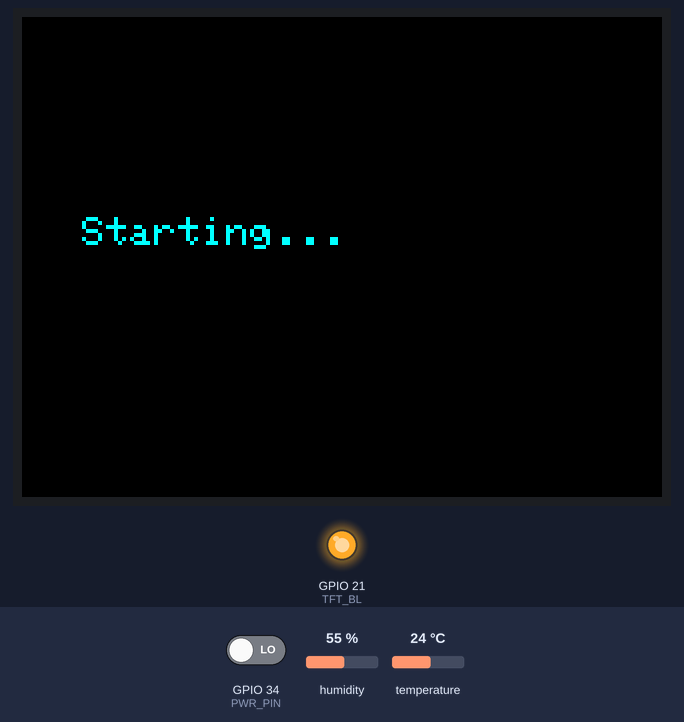
This sketch was run on a simulated ESP32. Shown: 320×240 colour display, output pins drawn as LEDs (lit = HIGH). The inputs (shaded band) are chosen by the test bench; at power-on: GPIO 34 (PWR_PIN) LOW, humidity 55 %, temperature 24 °C. WiFi joins after 1.5 s; servers stay silent unless stated; uploads are accepted with an empty reply; what the sketch prints to the serial monitor is not drawn.

Above: at 0.8 s.
3.9 s: GPIO 34 (PWR_PIN) driven HIGH
At 8.1 s:
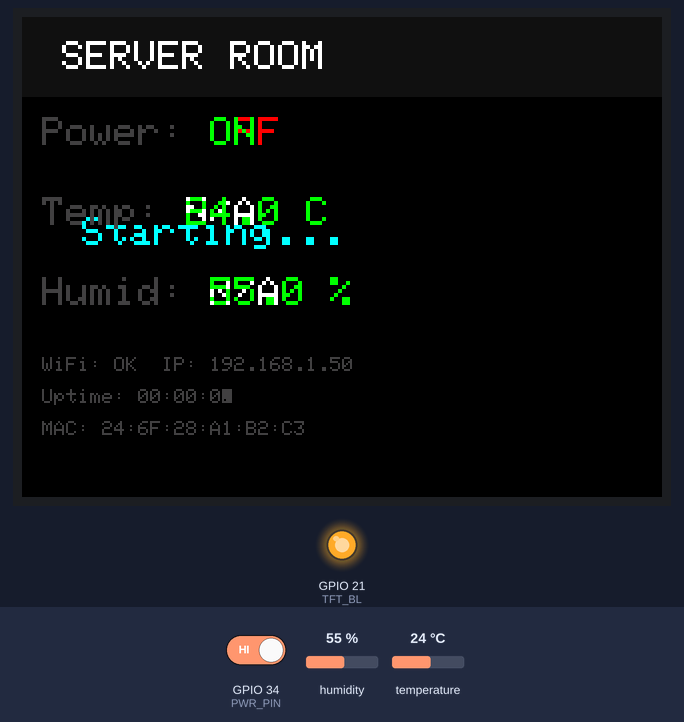
10.7 s: humidity set to 22 %
At 16.7 s:
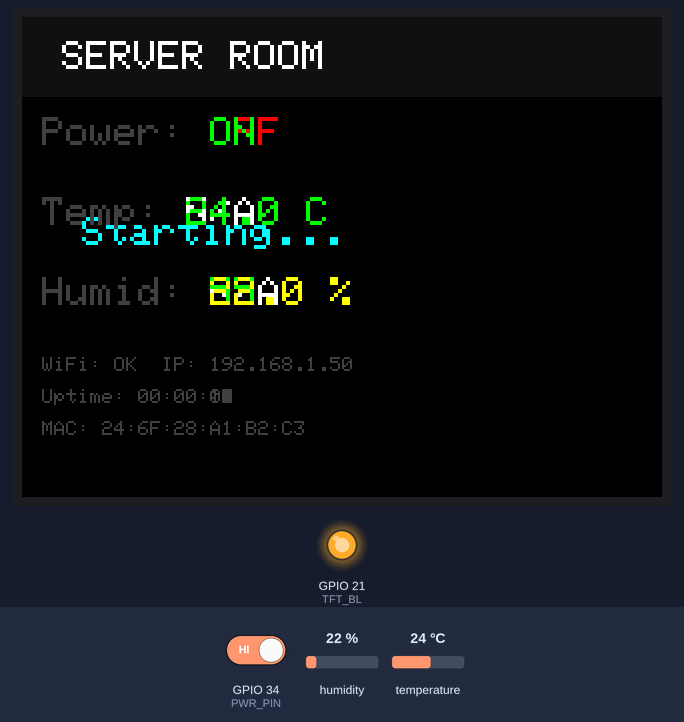
22.5 s: temperature set to 41 °C
At 26.0 s:
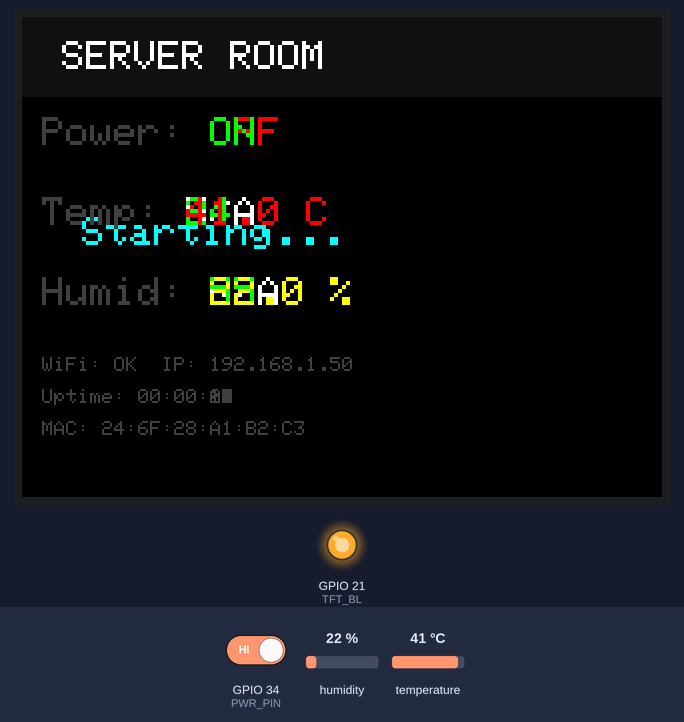
34.3 s: humidity set to 88 %
At 36.5 s:
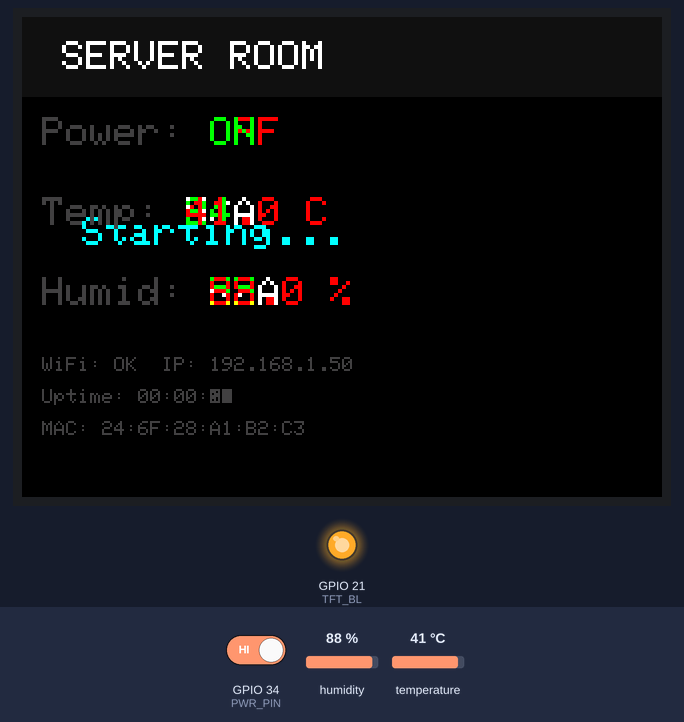
43.9 s: temperature set to 10.4 °C
At 45.8 s:
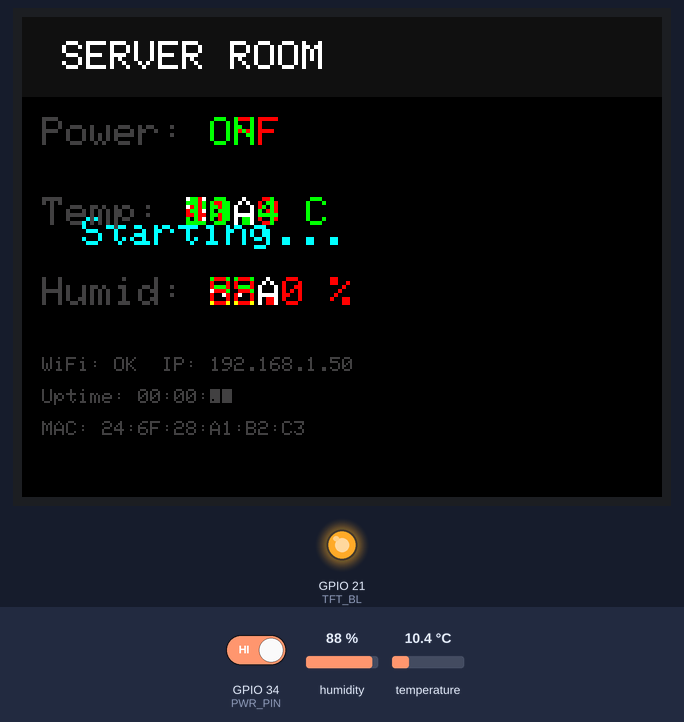
50.6 s: temperature set to 9.5 °C
At 56.3 s:
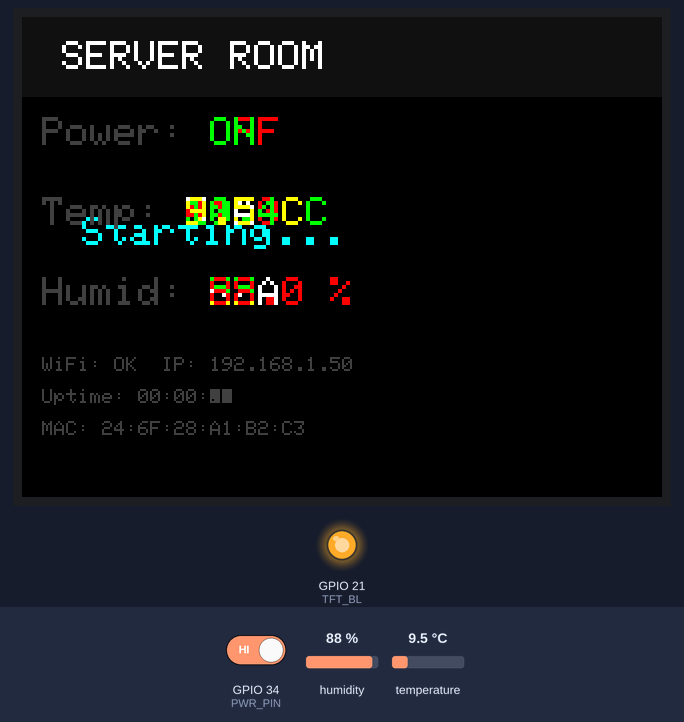
Timing chart, 0 to 57.8 s (numbered marks = the images above; inputs shaded):
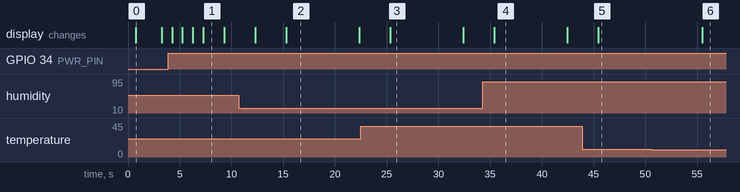

Measured:
- the behaviour switches between 10 and 9.9 °C on temperature (found by bisection; images 5 and 6)
- after the input at 3.9 s, the display: first differs from a run without the input after 1.4 s (image 1 shows a later state)
- after the input at 10.7 s, the display: first differs from a run without the input after 4.6 s (image 2)
- after the input at 22.5 s, the display: changes after 2.9 s (image 3)
- after the input at 34.3 s, the display: changes after 1.1 s (image 4)
- after the input at 43.9 s, the display: changes after 1.5 s (image 5)
- after the input at 50.6 s, the display: changes after 4.9 s (image 6)

The sketch:

sketch_aug26a.ino
```cpp
/*
 * Server Room Monitor — ESP32-243S028 (CYD)
 * Arduino IDE — แสดงผลภาษาไทย
 */

#include <WiFi.h>
#include <HTTPClient.h>
#include <ArduinoJson.h>
#include <SPI.h>
#include <Adafruit_GFX.h>
#include <Adafruit_ILI9341.h>
#include <DHT.h>

// ============================================================
//  WiFi
// ============================================================
#define WIFI_SSID       "Thanyarak"
#define WIFI_PASSWORD   "111111"
// Uncomment ถ้า WiFi ใช้ Enterprise
// #define WIFI_ENTERPRISE
#define WIFI_USERNAME   "mdtc123"

// ============================================================
//  Firebase
// ============================================================
#define FIREBASE_HOST   "server-room-28b3a-default-rtdb"
#define FIREBASE_AUTH   "v12Ey1pJmts1wkpnSdVfC5B09sJY092huJ2QW9Wb"

// ============================================================
//  Telegram
// ============================================================
#define TELEGRAM_BOT    "7905485976:AAH7qMGV92xC79dlQDWGICcsQiAyRYdjQag"
#define TELEGRAM_CHAT   "7516582701"

// ============================================================
//  Pin Mapping (CYD-2432S028R)
// ============================================================
#define TFT_CS     15
#define TFT_DC     2
#define TFT_RST    12
#define TFT_BL     21
#define TFT_MOSI_PIN 13
#define TFT_SCLK_PIN 14
#define TOUCH_CS   33
#define TOUCH_IRQ  36
#define DHT_PIN    27
#define DHT_TYPE   DHT22
#define PWR_PIN    34

// ============================================================
//  Thresholds
// ============================================================
#define TEMP_HIGH    35.0
#define TEMP_LOW     10.0
#define HUMID_HIGH   80.0
#define HUMID_LOW    30.0

// ============================================================
//  Timing (ms)
// ============================================================
#define SENSOR_MS     5000
#define FIREBASE_MS  10000
#define DISPLAY_MS   1000
#define WIFI_MS      30000
#define HISTORY_MS   60000

// ============================================================
//  Colors
// ============================================================
#define C_BG      0x0000
#define C_HEADER  0x1082
#define C_TEXT    0xFFFF
#define C_DIM     0x4208
#define C_GREEN   0x07E0
#define C_RED     0xF800
#define C_YELLOW  0xFFE0
#define C_CYAN    0x07FF
#define C_ORANGE  0xFD20

// ============================================================
//  Objects — ใช้ HSPI สำหรับจอ CYD
// ============================================================
SPIClass tftSPI(HSPI);
Adafruit_ILI9341 tft(TFT_CS, TFT_DC, TFT_RST);
DHT dht(DHT_PIN, DHT_TYPE);

// ============================================================
//  State
// ============================================================
struct SensorData {
    float temp;
    float humid;
    bool power;
    bool valid;
    unsigned long ts;
};

SensorData cur  = {0, 0, false, false, 0};
SensorData prev = {0, 0, false, false, 0};

unsigned long tSensor  = 0;
unsigned long tFirebase = 0;
unsigned long tDisplay  = 0;
unsigned long tAlert    = 0;
unsigned long tBoot     = 0;
bool wifiOk = false;

// ============================================================
//  WiFi Connect
// ============================================================
void wifiConnect() {
    Serial.printf("[WiFi] Connecting to %s\n", WIFI_SSID);
    WiFi.mode(WIFI_STA);

#ifdef WIFI_ENTERPRISE
    WiFi.begin(WIFI_SSID, WPA2_AUTH_PEAP, WIFI_USERNAME, WIFI_USERNAME, WIFI_PASSWORD);
#else
    WiFi.begin(WIFI_SSID, WIFI_PASSWORD);
#endif

    int tries = 0;
    while (WiFi.status() != WL_CONNECTED && tries < 40) {
        delay(500);
        Serial.print(".");
        tries++;
    }

    if (WiFi.status() == WL_CONNECTED) {
        wifiOk = true;
        Serial.printf("\n[WiFi] OK IP: %s\n", WiFi.localIP().toString().c_str());
        Serial.printf("[WiFi] MAC Address: %s\n", WiFi.macAddress().c_str());
    } else {
        wifiOk = false;
        Serial.println("\n[WiFi] FAILED");
    }
}

// ============================================================
//  WiFi Auto-Reconnect
// ============================================================
void wifiCheck() {
    if (WiFi.status() != WL_CONNECTED) {
        wifiOk = false;
        Serial.println("[WiFi] Lost, reconnecting...");
        WiFi.disconnect();
        wifiConnect();
    }
}

// ============================================================
//  DHT Read
// ============================================================
void readSensors() {
    float t = dht.readTemperature();
    float h = dht.readHumidity();

    cur.ts = millis();
    cur.power = (digitalRead(PWR_PIN) == HIGH);

    if (!isnan(t) && !isnan(h)) {
        cur.temp = t;
        cur.humid = h;
        cur.valid = true;
        Serial.printf("[DHT] T=%.1f C H=%.1f %%\n", t, h);
    } else {
        cur.valid = false;
        Serial.println("[DHT] Read error");
    }

    Serial.printf("[PWR] %s\n", cur.power ? "ON" : "OFF");
}

// ============================================================
//  Telegram Send
// ============================================================
void telegramSend(String msg) {
    if (!wifiOk) return;
    if (strlen(TELEGRAM_BOT) < 10) return;

    String url = "https://api.telegram.org/bot" + String(TELEGRAM_BOT) + "/sendMessage";
    HTTPClient http;
    http.begin(url);
    http.addHeader("Content-Type", "application/json");

    String payload = "{\"chat_id\":\"" + String(TELEGRAM_CHAT) + "\",\"text\":\"" + msg + "\"}";
    int code = http.POST(payload);
    http.end();

    Serial.printf("[Telegram] %d\n", code);
}

// ============================================================
//  Alert Check
// ============================================================
void checkAlerts() {
    if (!cur.valid) return;
    if (millis() - tAlert < 120000) return;

    String msg = "";

    if (cur.temp > TEMP_HIGH) {
        msg += "HIGH TEMP: " + String(cur.temp, 1) + "C\n";
    } else if (cur.temp < TEMP_LOW) {
        msg += "LOW TEMP: " + String(cur.temp, 1) + "C\n";
    }

    if (cur.humid > HUMID_HIGH) {
        msg += "HIGH HUMIDITY: " + String(cur.humid, 1) + "%\n";
    } else if (cur.humid < HUMID_LOW) {
        msg += "LOW HUMIDITY: " + String(cur.humid, 1) + "%\n";
    }

    if (!cur.power) {
        msg += "POWER OFF!\n";
    }

    if (msg.length() > 0) {
        telegramSend("ALERT - Server Room:\n" + msg);
        tAlert = millis();
    }
}

// ============================================================
//  Firebase PUT
// ============================================================
void firebasePut() {
    if (!wifiOk || !cur.valid) return;

    String url = "https://" + String(FIREBASE_HOST) + ".firebaseio.com/current.json?auth=" + String(FIREBASE_AUTH);
    HTTPClient http;
    http.begin(url);
    http.addHeader("Content-Type", "application/json");

    StaticJsonDocument<256> doc;
    doc["temp"]     = serialized(String(cur.temp, 1));
    doc["humid"]    = serialized(String(cur.humid, 1));
    doc["power"]    = cur.power;
    doc["mac"]      = WiFi.macAddress();
    doc["ip"]       = WiFi.localIP().toString();
    doc["uptime"]   = (millis() - tBoot) / 1000;
    doc["updated"]  = millis() / 1000;

    String body;
    serializeJson(doc, body);

    int code = http.PUT(body);
    http.end();

    Serial.printf("[Firebase] PUT %d\n", code);
}

// ============================================================
//  Firebase History
// ============================================================
void firebaseHistory() {
    if (!wifiOk || !cur.valid) return;

    String ts = String(millis() / 1000);
    String url = "https://" + String(FIREBASE_HOST) + ".firebaseio.com/history/" + ts + ".json?auth=" + String(FIREBASE_AUTH);
    HTTPClient http;
    http.begin(url);
    http.addHeader("Content-Type", "application/json");

    StaticJsonDocument<128> doc;
    doc["temp"]  = serialized(String(cur.temp, 1));
    doc["humid"] = serialized(String(cur.humid, 1));
    doc["power"] = cur.power;

    String body;
    serializeJson(doc, body);

    int code = http.PUT(body);
    http.end();

    Serial.printf("[History] PUT %d\n", code);
}

// ============================================================
//  Display Functions — ภาษาไทย
// ============================================================
void dspHeader() {
    tft.fillRect(0, 0, 320, 40, C_HEADER);
    tft.setTextSize(2);
    tft.setTextColor(C_TEXT);
    tft.setCursor(20, 12);
    tft.print("SERVER ROOM");
}

void dspPower() {
    uint16_t y = 50;
    tft.setTextSize(2);
    tft.setTextColor(C_DIM);
    tft.setCursor(10, y);
    tft.print("Power: ");
    tft.setTextColor(cur.power ? C_GREEN : C_RED);
    tft.print(cur.power ? "ON " : "OFF");
}

void dspTemp() {
    uint16_t y = 90;
    tft.setTextSize(2);
    tft.setTextColor(C_DIM);
    tft.setCursor(10, y);
    tft.print("Temp: ");

    uint16_t c = C_TEXT;
    if (cur.valid) {
        if (cur.temp > TEMP_HIGH) c = C_RED;
        else if (cur.temp < TEMP_LOW) c = C_YELLOW;
        else c = C_GREEN;
    }
    tft.setTextColor(c);
    tft.print(cur.valid ? String(cur.temp, 1) + " C" : "N/A");
}

void dspHumid() {
    uint16_t y = 130;
    tft.setTextSize(2);
    tft.setTextColor(C_DIM);
    tft.setCursor(10, y);
    tft.print("Humid: ");

    uint16_t c = C_TEXT;
    if (cur.valid) {
        if (cur.humid > HUMID_HIGH) c = C_RED;
        else if (cur.humid < HUMID_LOW) c = C_YELLOW;
        else c = C_GREEN;
    }
    tft.setTextColor(c);
    tft.print(cur.valid ? String(cur.humid, 1) + " %" : "N/A");
}

void dspStatus() {
    uint16_t y = 170;
    tft.setTextSize(1);
    tft.setTextColor(C_DIM);

    String line1 = "WiFi: " + String(wifiOk ? "OK" : "FAIL");
    line1 += "  IP: " + (wifiOk ? WiFi.localIP().toString() : "---");
    tft.setCursor(10, y);
    tft.print(line1);

    unsigned long upSec = (millis() - tBoot) / 1000;
    unsigned long hr = upSec / 3600;
    unsigned long mn = (upSec % 3600) / 60;
    unsigned long sc = upSec % 60;
    char buf[32];
    sprintf(buf, "Uptime: %02lu:%02lu:%02lu", hr, mn, sc);
    tft.setCursor(10, y + 16);
    tft.print(buf);

    tft.setCursor(10, y + 32);
    tft.print("MAC: " + WiFi.macAddress());
}

// ============================================================
//  SETUP
// ============================================================
void setup() {
    Serial.begin(115200);
    delay(500);

    Serial.println("\n=== Server Room Monitor ===");

    pinMode(PWR_PIN, INPUT);
    pinMode(TFT_BL, OUTPUT);
    digitalWrite(TFT_BL, HIGH);

    // TFT Init — ใช้ HSPI
    tftSPI.begin(TFT_SCLK_PIN, -1, TFT_MOSI_PIN, TFT_CS);
    tft.begin(&tftSPI);
    tft.setRotation(1);
    tft.fillScreen(C_BG);
    tft.setTextColor(C_CYAN);
    tft.setTextSize(2);
    tft.setCursor(30, 100);
    tft.print("Starting...");

    dht.begin();
    wifiConnect();

    tBoot = millis();
    tDisplay = millis();

    Serial.println("=== Ready ===\n");
}

// ============================================================
//  LOOP
// ============================================================
void loop() {
    unsigned long now = millis();

    if (now - tSensor >= SENSOR_MS) {
        readSensors();
        checkAlerts();
        tSensor = now;
    }

    if (now - tSensor >= WIFI_MS) {
        wifiCheck();
    }

    if (now - tFirebase >= FIREBASE_MS) {
        firebasePut();
        tFirebase = now;
        static unsigned long tHist = 0;
        if (now - tHist >= HISTORY_MS) {
            firebaseHistory();
            tHist = now;
        }
    }

    if (now - tDisplay >= DISPLAY_MS) {
        dspHeader();
        dspPower();
        dspTemp();
        dspHumid();
        dspStatus();
        tDisplay = now;
    }

    delay(10);
}
```
